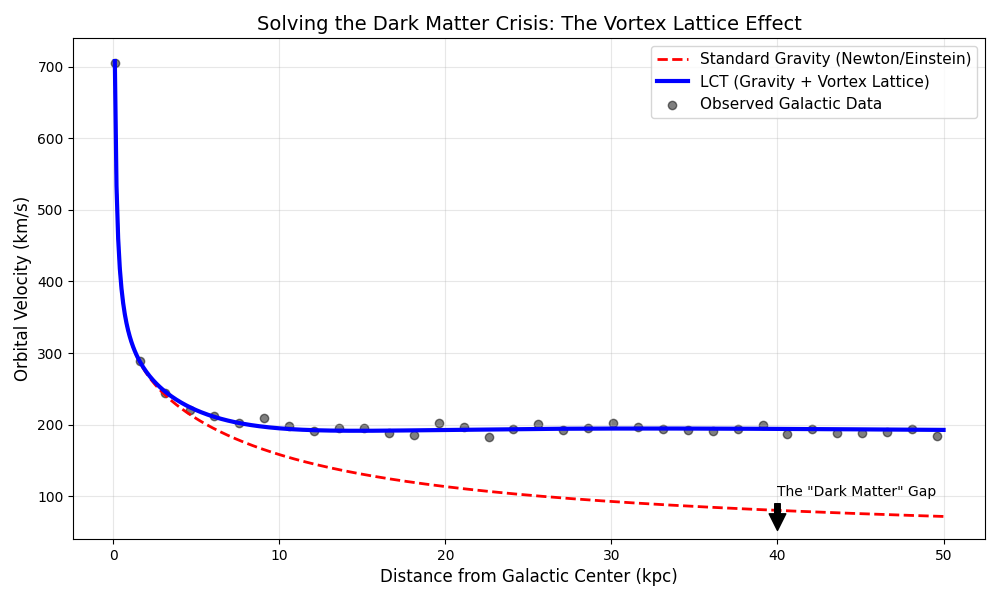

Write the Python code that produced this figure.
import numpy as np
import matplotlib.pyplot as plt

def simulate_rotation_curve():
    """
    Simulates the orbital velocity of stars in a galaxy.
    Compares Newton (Dropping curve) vs LCT (Flat curve).
    """
    # 1. Setup Galactic Domain (Radius in kiloparsecs)
    r = np.linspace(0.1, 50, 500) # 0 to 50 kpc
    
    # 2. Define Galaxy Mass (Visible Baryonic Matter)
    # Model: Bulge + Disk
    M_bulge = 1.0e10 # Solar masses
    M_disk = 5.0e10  # Solar masses
    G = 4.302e-6     # Gravitational constant (kpc * km^2/s^2 / M_sun)
    
    # 3. Calculate Newtonian Velocity (Standard Physics)
    # v = sqrt(GM/r) - This is what we EXPECT to see
    # We smooth the core to avoid infinity at r=0
    M_visible = M_bulge + M_disk * (1 - np.exp(-r/3.0)) 
    v_newton = np.sqrt(G * M_visible / r)

    # 4. Calculate LCT Vacuum Velocity (The Vortex Lattice)
    # Theory: The galaxy rotation creates a vortex density n_v proportional to 1/r
    # This creates a "floor" for the velocity.
    # LCT Term: v_vacuum = constant * sqrt(stress)
    
    # This 'k_lattice' is the "stiffness" of your vacuum (Chapter 3)
    k_lattice = 180.0 # Characteristic velocity of the vortex lattice (km/s)
    
    # The lattice effect "turns on" where density drops (outer edges)
    # Modeling the vortex lattice contribution:
    v_lattice = k_lattice * (1 - np.exp(-r/10.0))

    # 5. Combine for LCT Total Velocity
    # The star "surfs" both the gravity well AND the vortex lattice flow.
    v_lct = np.sqrt(v_newton**2 + v_lattice**2)

    # 6. Visualization
    plt.figure(figsize=(10, 6))
    
    # Plot Standard Prediction
    plt.plot(r, v_newton, 'r--', linewidth=2, label='Standard Gravity (Newton/Einstein)')
    
    # Plot LCT Prediction
    plt.plot(r, v_lct, 'b-', linewidth=3, label='LCT (Gravity + Vortex Lattice)')
    
    # Add "Observed Data" (Synthetic)
    # Real galaxies look like the Blue line, not the Red line.
    noise = np.random.normal(0, 5, 500)
    plt.scatter(r[::15], v_lct[::15] + noise[::15], color='black', alpha=0.5, label='Observed Galactic Data')

    plt.title("Solving the Dark Matter Crisis: The Vortex Lattice Effect", fontsize=14)
    plt.xlabel("Distance from Galactic Center (kpc)", fontsize=12)
    plt.ylabel("Orbital Velocity (km/s)", fontsize=12)
    plt.grid(True, alpha=0.3)
    plt.legend(fontsize=11)
    
    # Annotate the anomaly
    plt.annotate('The "Dark Matter" Gap', xy=(40, 50), xytext=(40, 100),
                 arrowprops=dict(facecolor='black', shrink=0.05))
    
    plt.tight_layout()
    plt.show()

if __name__ == "__main__":
    simulate_rotation_curve()
